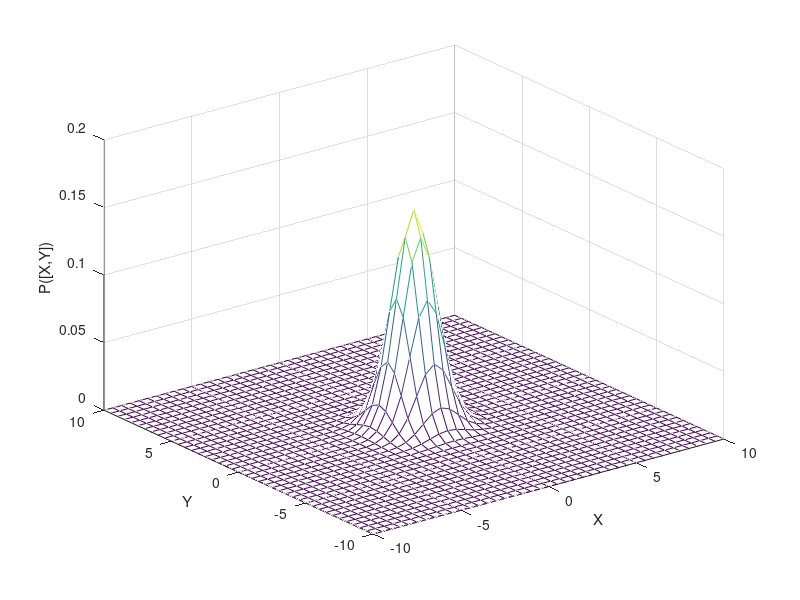

Source code (MATLAB):
% function d2gaussdist

clear;clc;close all;

mean = [0;0];
cov = [1,0;0,1];
[X,Y] = meshgrid([-10:0.5:10],[-10:0.5:10]);

FX = X(:);
FY = Y(:);
XY = [FX';FY'];

diff = XY-repmat(mean,1,size(XY,2));
difft = diff';

for i = 1 : size(diff,2)
	Z(i) = (1/(2*pi*sqrt(det(cov)))).*exp(-0.5.*difft(i,:)*inv(cov)*diff(:,i));
end

Z = reshape(Z,size(X));

mesh(X,Y,Z);

xlabel('X');
ylabel('Y');
zlabel('P([X,Y])');